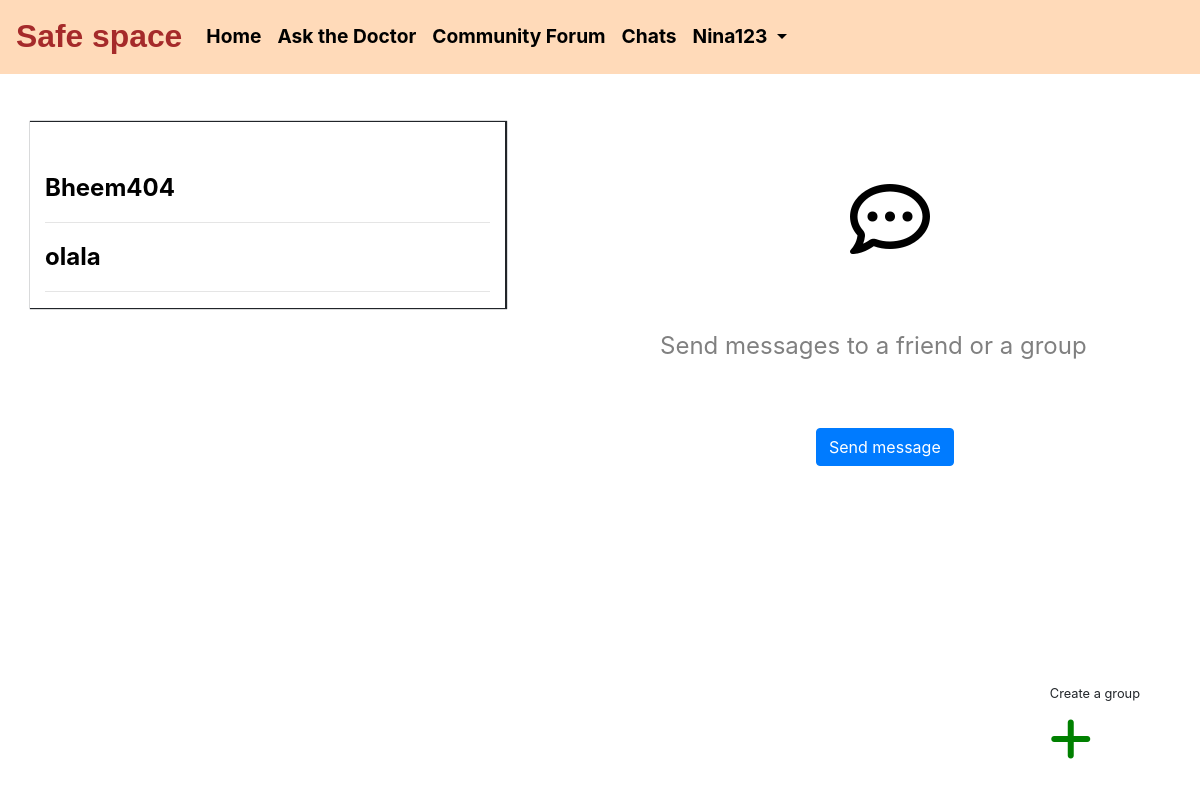
Before: /private_chats/Bheem404/ (signed in) with the older database file.
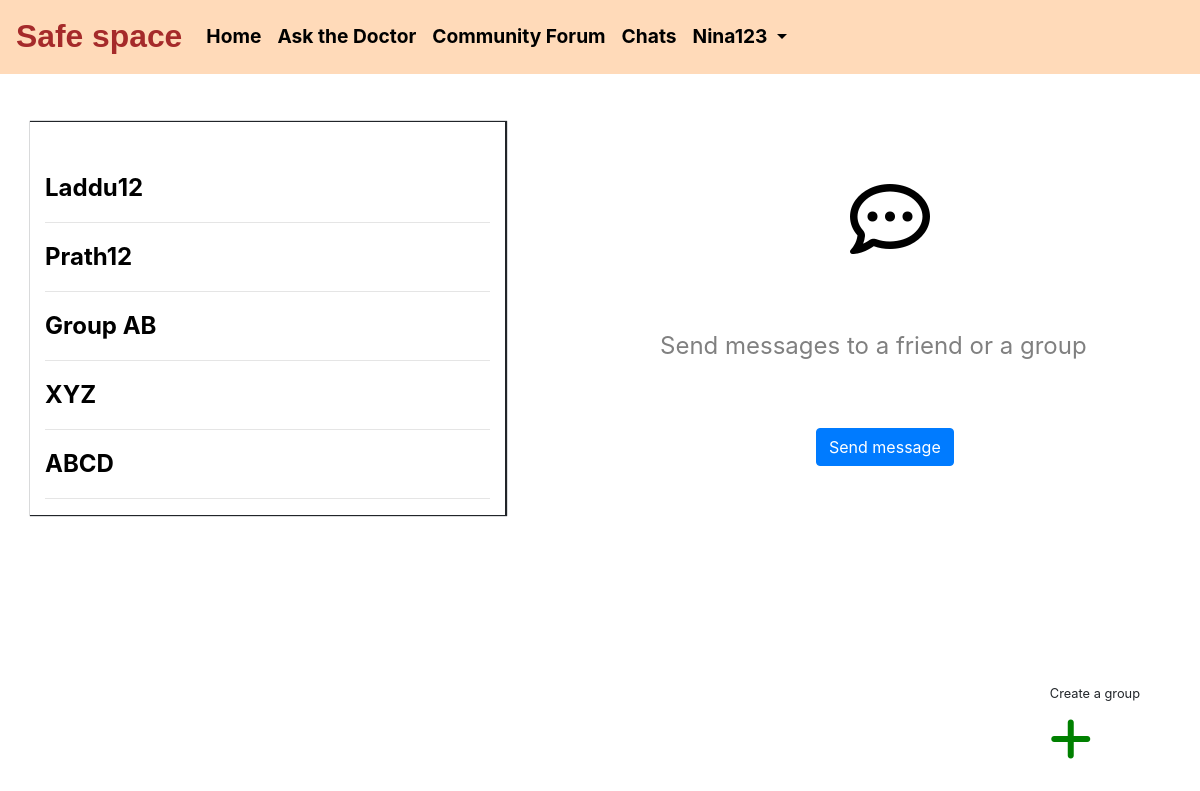
After: the same page with the newer database file.
### private_chats/models.py (models this page shows, shortened)
class PersonalMessages(models.Model):
	class Meta:
		verbose_name_plural="Personal messages"
	id=models.AutoField(primary_key=True,unique=True)
	msg_sender=models.ForeignKey(Profile,on_delete=models.CASCADE,related_name="msg_sender",blank=True,null=True)
	msg_receiver=models.ForeignKey(Profile,on_delete=models.CASCADE,related_name="msg_receiver",blank=True,null=True)
	message=models.TextField(max_length=2000)
	msg_sent_time=models.DateTimeField(auto_now_add=True)

class Group(models.Model):
	id=models.AutoField(primary_key=True,unique=True)
	name=models.CharField(max_length=50)
	admin=models.ForeignKey(Profile,on_delete=models.CASCADE,related_name="grouproom",blank=True,null=True)
	members=models.ManyToManyField(Profile,related_name='group_members')

### accounts/models.py (models this page shows, shortened)
class Profile(models.Model):
    user = models.OneToOneField(CustomUser, on_delete=models.CASCADE,null=True)
    user_name=models.CharField(max_length=200,blank=True)
    first_name=models.CharField(max_length=100,blank=True)
    last_name=models.CharField(max_length=100,blank=True)
    email_id=models.EmailField(blank=True,null=True)
    reason = models.TextField(max_length=500, blank=True)
    location = models.CharField(max_length=30, blank=True)
    date_of_birth = models.DateField(null=True, blank=True)
    date_of_joining=models.DateTimeField(auto_now_add=True)
    superuser=models.BooleanField(default=True)
    objects=CustomUserManager()

### private_chats/views.py (the view)
# urls.py: path('<str:username>/',views.chat_room,name="chatroom"),
@login_required
def chat_room(request,*args, **kwargs):
    user=get_object_or_404(Profile,user_name=kwargs['username'])
    contacts=PersonalMessages.objects.filter(msg_sender=request.user.profile.id)
    msgs_received=PersonalMessages.objects.filter(msg_receiver=request.user.profile.id)
    my_groups=Group.objects.filter(admin=request.user.profile.id)
    groups=Group.objects.filter(members=request.user.profile.id)
    context={
        'user':user,
        'contacts':contacts,
        'my_groups':my_groups,
        'groups':groups,
        'msgs_received':msgs_received
    }
    return render(request, "private_chats/private_chatroom.html",context)

### private_chats/templates/private_chats/private_chatroom.html (shortened to what this page needs)
{% extends 'Ask_the_doctor/base.html' %}
{% block content %}
<br><br>
<div class="container">
	<div class="row">
			<div class="col-lg-5 col-md-5 col-xs-6"  style="box-shadow:
			 1px 0px 1px 1px;">
				<br><br>
				{% for contact in contacts %}
					{% if contact not in msgs_received%}
					{%ifchanged contact.msg_receiver%}
					<a class="conts" href="/private_chats/{{contact.msg_sender.id}}/chat/{{contact.msg_receiver.id}}/"><p>{{contact.msg_receiver.user_name}}</p>
						<hr></a>
					{%endifchanged%}
					{%endif%}
				{% endfor %}
				{% for mesg in msgs_received %}
				{%ifchanged mesg.msg_receiver%}
				<a class="conts" href="/private_chats/{{user.id}}/chat/{{mesg.msg_sender.id}}/"><p>
				{{mesg.msg_sender.user_name}}</p></a><hr>
				{% endifchanged %}
			{% endfor %}
				{%for grp in my_groups %}
					<a class="conts"href="/private_chats/{{user.user_name}}/groupchat/{{grp.id}}/">{{grp.name}}</a><br><hr>
				{% endfor %}
				{% for grp2 in groups %}
					{% if grp2 not in my_groups %}
					<a class="conts" href="/private_chats/{{user.user_name}}/groupchat/{{grp2.id}}/">{{grp2.name}}</a><br><hr>
					{% endif %}
				{% endfor %}
			</div>
			<div class="col-lg-6 col-md-6 col-xs-12 offset-lg-6" id="Box">
				<div class="col-lg-6 col-md-6 col-xs-12 offset-lg-4">
					<span style="font-size: 5rem;color:black;"><i class="far fa-comment-dots"></i></span><br><br><br>
				</div>
				<div class="col-lg-12 col-md-12">
					<p style="color: grey;font-size: 1.5rem;">Send messages to a friend or a group</p><br><br>
					<a href="/private_chats/{{user.user_name}}/new/" class="btn btn-primary" style="position: absolute;left: 30%" onclick="on()" >Send message</a>
				</div>
			</div>
	</div>
</div>
<div class="addButton">
	<small>Create a group</small><br>
	<a href="/private_chats/{{user.user_name}}/create_group/" class="newGroup"><i class="fa fa-plus" aria-hidden="true"></i></a>
</div>
{% endblock %}

Changed rows visible on the page:
removed PersonalMessages: msg_sender.user_name "Bheem404"
removed Group: name "olala"
added PersonalMessages: msg_receiver.user_name "Laddu12"
added PersonalMessages: msg_sender.user_name "Prath12"
added Group: name "Group AB"
added Group: name "XYZ"
added Group: name "ABCD"
